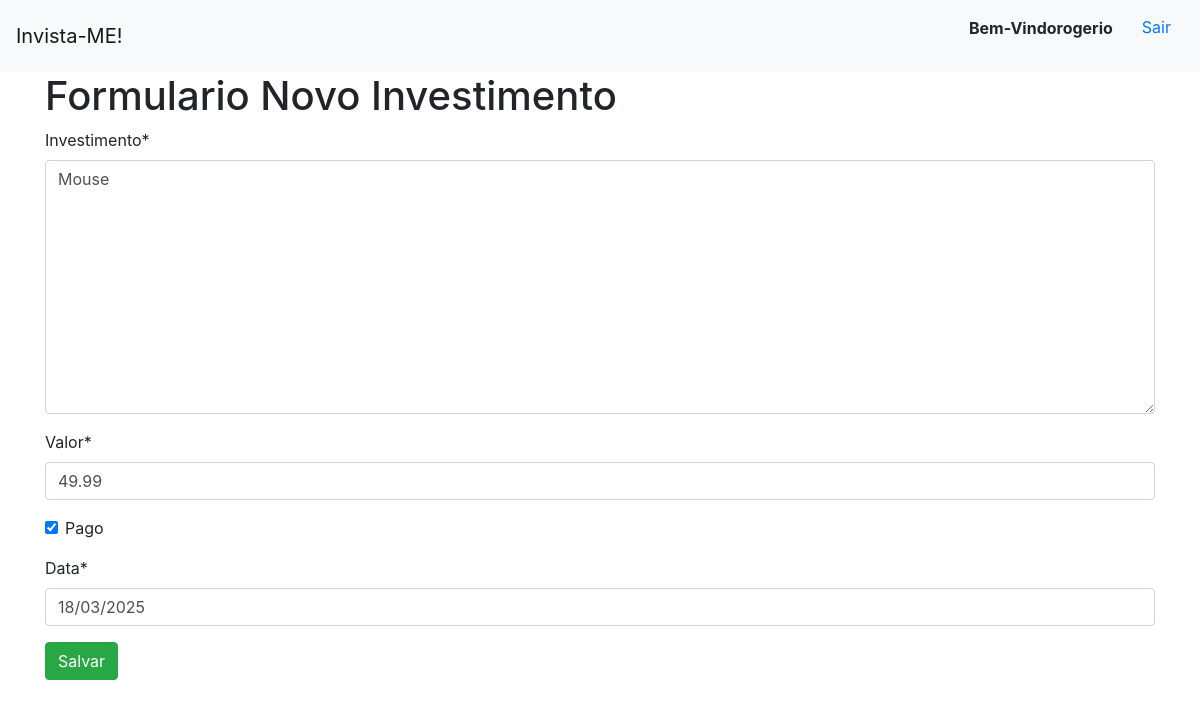
Screenshot of /novo_investimento/3 (signed in) with the database file from the repository.
### investimentos/models.py (models this page shows)
class Investimento(models.Model):
    investimento = models.TextField(max_length=255)
    valor = models.FloatField()
    pago = models.BooleanField(default=False)
    data = models.DateField(default=datetime.now)

### investimentos/views.py (the view)
# urls.py: path('novo_investimento/<int:id_investimento>', views.editar, name='editar'),
@login_required
def editar(request, id_investimento):
    investimento = Investimento.objects.get(pk=id_investimento)
    if request.method == 'GET':
        formulario = InvestimentoForm(instance=investimento)
        return render(request, 'investimentos/novo_investimento.html', {'formulario': formulario})
    if request.method == 'POST':
        formulario = InvestimentoForm(request.POST, instance=investimento)
        if formulario.is_valid():
            formulario.save()
        return redirect('investimentos')

### investimentos/forms.py
class InvestimentoForm(ModelForm):
    class Meta:
        model = Investimento
        fields = '__all__'

### investimentos/templates/investimentos/novo_investimento.html (shortened to what this page needs)
{% extends 'investimentos/base.html' %}
{% block conteudo %}
{% load crispy_forms_tags %}
<div class="container">
    <h1>Formulario Novo Investimento</h1>
    <form action="" method="POST">
        {{formulario | crispy}}
        <button type="submit" class="btn btn-success">Salvar</button>
    </form>
</div>
{% endblock %}

### investimentos/templates/investimentos/base.html (shortened to what this page needs)
<!doctype html>
<html lang="en">
  <head>
    <link rel="stylesheet" href="https://cdn.jsdelivr.net/npm/bootstrap@4.6.2/dist/css/bootstrap.min.css">
  </head>
  <body>
      <nav class="navbar navbar-light bg-light">
          <a class="navbar-brand" href="{% url 'investimentos' %}">Invista-ME!</a>
          <ul style="list-style: none;">
            {% if user.is_authenticated %}
            <li style="float: left">
                <strong class="nav-item nav-link">Bem-Vindo{{user.get_username}}</strong>
            </li>
            <li style="float: left">
                <form method="POST" action="{% url 'logout' %}">
                  <button class="btn bg-light text-primary" type="submit">Sair</button>
                </form>
            </li>
        {% endif %}
          </ul>
      </nav>
    {% block conteudo %}
    {% endblock %}
  </body>
</html>

### rows the page displays
Investimento: investimento "Mouse", valor "49.99", pago "☑", data "18/03/2025"

### other values shown
{{ user.get_username }} "rogerio"
